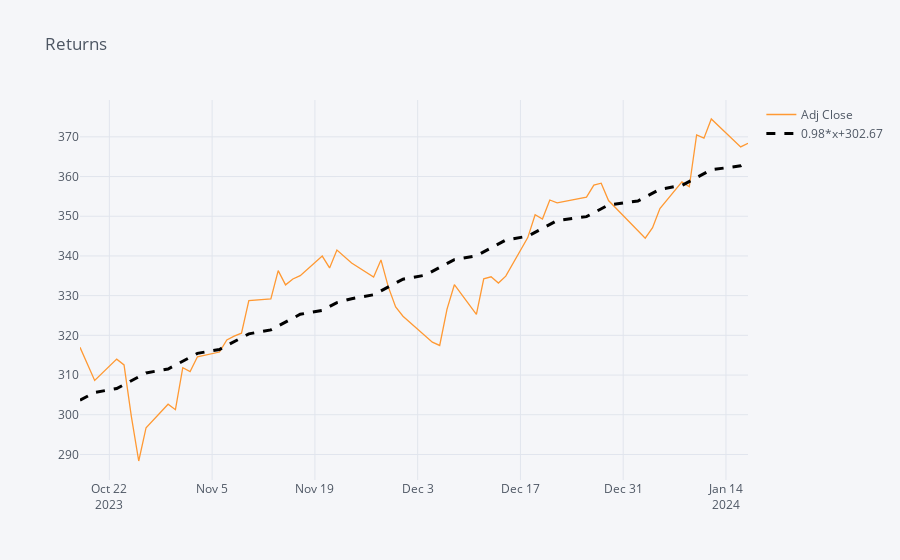

Notebook source saved alongside this figure:
### Code cell
# Create and display an interactive line plot of META's Returns with a best-fit line
stock_data['Adj Close'].iplot(title='Returns', bestfit=True, bestfit_colors=['black'])
